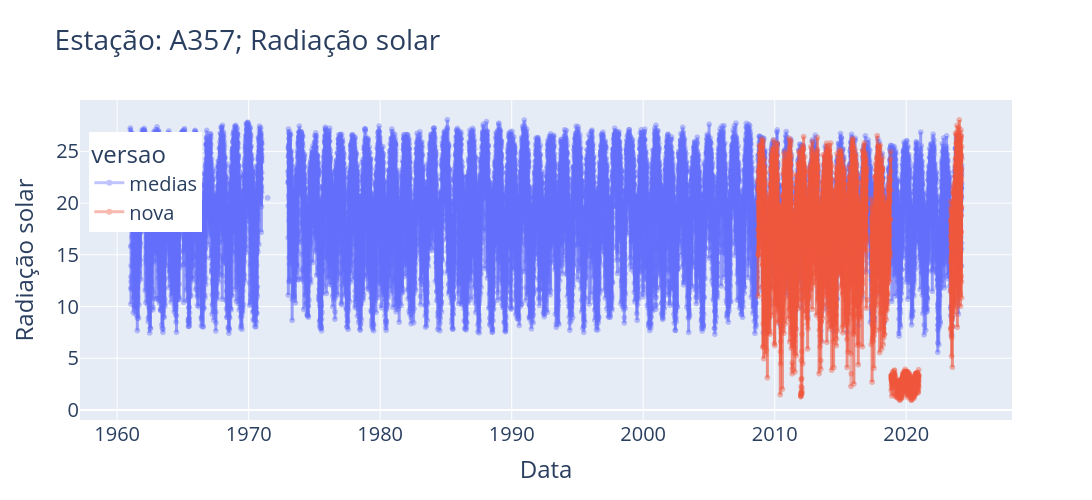

The code cell stored with this chart in its notebook:
### Code cell
df = pd.read_csv('Rs_erro_A357.csv')
fig = px.line(df, x='Unnamed: 0', y='A357', color='versao', markers=True,
                  title=f'Estação: A357; Radiação solar', width=1400, height=500).update_traces(opacity=.4)
fig.update_layout(xaxis_title="Data", yaxis_title="Radiação solar", font=dict(size=20), legend=dict(x=0.01,y=0.9))
fig.update_traces(line=dict(width=3),hoverlabel=dict(font_size=20))
fig.show()

### Figure 1 — Plotly figure (JSON) as saved in the notebook; plotly's stock layout.template omitted (floating-point values rounded to 4 significant figures; data arrays with more than 128 entries replaced by an {"elided": "..."} marker saying what was removed)
{"data": [{"hoverlabel": {"font": {"size": 20}}, "hovertemplate": "versao=medias<br>Unnamed: 0=%{x}<br>A357=%{y}<extra></extra>", "legendgroup": "medias", "line": {"color": "#636efa", "dash": "solid", "width": 3}, "marker": {"symbol": "circle"}, "mode": "lines+markers", "name": "medias", "opacity": 0.4, "showlegend": true, "type": "scattergl", "x": {"elided": "23090 str values"}, "xaxis": "x", "y": {"elided": "23090 float values"}, "yaxis": "y"}, {"hoverlabel": {"font": {"size": 20}}, "hovertemplate": "versao=nova<br>Unnamed: 0=%{x}<br>A357=%{y}<extra></extra>", "legendgroup": "nova", "line": {"color": "#EF553B", "dash": "solid", "width": 3}, "marker": {"symbol": "circle"}, "mode": "lines+markers", "name": "nova", "opacity": 0.4, "showlegend": true, "type": "scattergl", "x": {"elided": "23090 str values"}, "xaxis": "x", "y": {"elided": "23090 float values"}, "yaxis": "y"}], "layout": {"font": {"size": 20}, "height": 500, "legend": {"title": {"text": "versao"}, "tracegroupgap": 0, "x": 0.01, "y": 0.9}, "title": {"text": "Estação: A357; Radiação solar"}, "width": 1400, "xaxis": {"anchor": "y", "domain": [0, 1], "title": {"text": "Data"}}, "yaxis": {"anchor": "x", "domain": [0, 1], "title": {"text": "Radiação solar"}}}}
